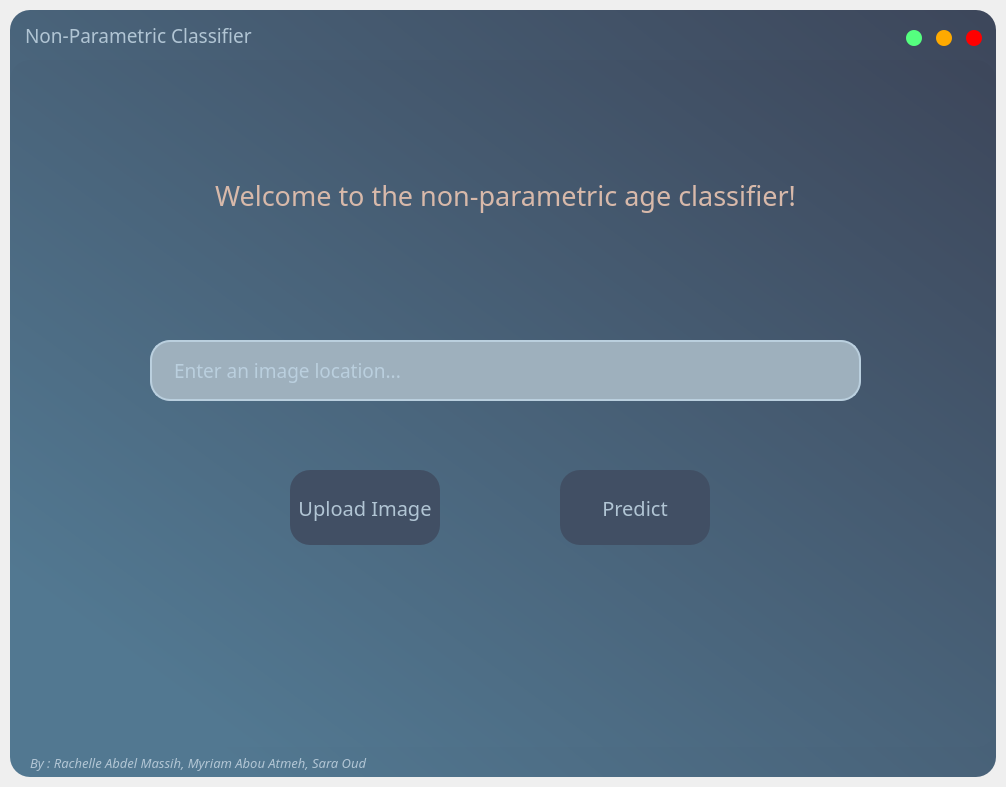
<?xml version="1.0" encoding="UTF-8"?>
<ui version="4.0">
 <class>MainWindow</class>
 <widget class="QMainWindow" name="MainWindow">
  <property name="geometry">
   <rect>
    <x>0</x>
    <y>0</y>
    <width>1006</width>
    <height>787</height>
   </rect>
  </property>
  <property name="windowTitle">
   <string>MainWindow</string>
  </property>
  <widget class="QWidget" name="centralwidget">
   <layout class="QVBoxLayout" name="verticalLayout">
    <property name="spacing">
     <number>0</number>
    </property>
    <property name="leftMargin">
     <number>10</number>
    </property>
    <property name="topMargin">
     <number>10</number>
    </property>
    <property name="rightMargin">
     <number>10</number>
    </property>
    <property name="bottomMargin">
     <number>10</number>
    </property>
    <item>
     <widget class="QFrame" name="drop_shadow_frame">
      <property name="styleSheet">
       <string notr="true">background-color: qlineargradient(spread:pad, x1:0, y1:0.949, x2:1, y2:0, stop:0.0995025 rgba(82, 120, 145, 255), stop:0.985075 rgba(61, 71, 91, 255));
border-radius: 20px;</string>
      </property>
      <property name="frameShape">
       <enum>QFrame::NoFrame</enum>
      </property>
      <property name="frameShadow">
       <enum>QFrame::Raised</enum>
      </property>
      <layout class="QVBoxLayout" name="verticalLayout_2">
       <property name="spacing">
        <number>0</number>
       </property>
       <property name="leftMargin">
        <number>0</number>
       </property>
       <property name="topMargin">
        <number>0</number>
       </property>
       <property name="rightMargin">
        <number>0</number>
       </property>
       <property name="bottomMargin">
        <number>0</number>
       </property>
       <item>
        <widget class="QFrame" name="Title_Bar">
         <property name="maximumSize">
          <size>
           <width>16777215</width>
           <height>50</height>
          </size>
         </property>
         <property name="styleSheet">
          <string notr="true">background-color: none</string>
         </property>
         <property name="frameShape">
          <enum>QFrame::Box</enum>
         </property>
         <property name="frameShadow">
          <enum>QFrame::Raised</enum>
         </property>
         <layout class="QHBoxLayout" name="horizontalLayout">
          <property name="spacing">
           <number>0</number>
          </property>
          <property name="leftMargin">
           <number>0</number>
          </property>
          <property name="topMargin">
           <number>0</number>
          </property>
          <property name="rightMargin">
           <number>0</number>
          </property>
          <property name="bottomMargin">
           <number>0</number>
          </property>
          <item>
           <widget class="QFrame" name="frame_title">
            <property name="font">
             <font>
              <family>Bauhaus 93</family>
              <pointsize>14</pointsize>
             </font>
            </property>
            <property name="styleSheet">
             <string notr="true">color: rgb(177, 197, 212);</string>
            </property>
            <property name="frameShape">
             <enum>QFrame::NoFrame</enum>
            </property>
            <property name="frameShadow">
             <enum>QFrame::Raised</enum>
            </property>
            <layout class="QVBoxLayout" name="verticalLayout_3">
             <property name="spacing">
              <number>0</number>
             </property>
             <property name="leftMargin">
              <number>15</number>
             </property>
             <property name="topMargin">
              <number>0</number>
             </property>
             <property name="rightMargin">
              <number>0</number>
             </property>
             <property name="bottomMargin">
              <number>0</number>
             </property>
             <item>
              <widget class="QLabel" name="label_title">
               <property name="font">
                <font>
                 <family>Bahnschrift SemiLight SemiConde</family>
                 <pointsize>14</pointsize>
                </font>
               </property>
               <property name="text">
                <string>Non-Parametric Classifier</string>
               </property>
              </widget>
             </item>
            </layout>
           </widget>
          </item>
          <item>
           <widget class="QFrame" name="frame_btns">
            <property name="maximumSize">
             <size>
              <width>100</width>
              <height>16777215</height>
             </size>
            </property>
            <property name="frameShape">
             <enum>QFrame::StyledPanel</enum>
            </property>
            <property name="frameShadow">
             <enum>QFrame::Raised</enum>
            </property>
            <widget class="QPushButton" name="btn_maximize">
             <property name="geometry">
              <rect>
               <x>10</x>
               <y>20</y>
               <width>16</width>
               <height>16</height>
              </rect>
             </property>
             <property name="minimumSize">
              <size>
               <width>16</width>
               <height>16</height>
              </size>
             </property>
             <property name="maximumSize">
              <size>
               <width>17</width>
               <height>17</height>
              </size>
             </property>
             <property name="toolTip">
              <string>Maximize</string>
             </property>
             <property name="styleSheet">
              <string notr="true">QPushButton {
border: none;
border-radius: 8px; 
	background-color: rgb(85, 255, 127);
}
QPushButton:hover {
background-color: rgba(85, 255, 127, 150);

}
</string>
             </property>
             <property name="text">
              <string/>
             </property>
            </widget>
            <widget class="QPushButton" name="btn_close">
             <property name="geometry">
              <rect>
               <x>70</x>
               <y>20</y>
               <width>16</width>
               <height>16</height>
              </rect>
             </property>
             <property name="minimumSize">
              <size>
               <width>16</width>
               <height>16</height>
              </size>
             </property>
             <property name="maximumSize">
              <size>
               <width>17</width>
               <height>17</height>
              </size>
             </property>
             <property name="toolTip">
              <string>Close</string>
             </property>
             <property name="styleSheet">
              <string notr="true">QPushButton {
border: none;
border-radius: 8px; 
	
	background-color: rgb(255, 0, 0);
}
QPushButton:hover {
background-color: rgba(255, 0, 0, 150);

}
</string>
             </property>
             <property name="text">
              <string/>
             </property>
            </widget>
            <widget class="QPushButton" name="btn_minimize">
             <property name="geometry">
              <rect>
               <x>40</x>
               <y>20</y>
               <width>16</width>
               <height>16</height>
              </rect>
             </property>
             <property name="minimumSize">
              <size>
               <width>16</width>
               <height>16</height>
              </size>
             </property>
             <property name="maximumSize">
              <size>
               <width>17</width>
               <height>17</height>
              </size>
             </property>
             <property name="toolTip">
              <string>Minimize</string>
             </property>
             <property name="styleSheet">
              <string notr="true">QPushButton {
border: none;
border-radius: 8px; 
	background-color: rgb(255, 170, 0);
}
QPushButton:hover {
background-color: rgba(255, 170, 0, 150);

}
</string>
             </property>
             <property name="text">
              <string/>
             </property>
            </widget>
           </widget>
          </item>
         </layout>
        </widget>
       </item>
       <item>
        <widget class="QFrame" name="Content_Bar">
         <property name="styleSheet">
          <string notr="true"/>
         </property>
         <property name="frameShape">
          <enum>QFrame::Panel</enum>
         </property>
         <property name="frameShadow">
          <enum>QFrame::Raised</enum>
         </property>
         <widget class="QFrame" name="frame">
          <property name="geometry">
           <rect>
            <x>40</x>
            <y>30</y>
            <width>911</width>
            <height>641</height>
           </rect>
          </property>
          <property name="styleSheet">
           <string notr="true">background-color: none;</string>
          </property>
          <property name="frameShape">
           <enum>QFrame::NoFrame</enum>
          </property>
          <property name="frameShadow">
           <enum>QFrame::Raised</enum>
          </property>
          <widget class="QLabel" name="label">
           <property name="geometry">
            <rect>
             <x>10</x>
             <y>70</y>
             <width>891</width>
             <height>71</height>
            </rect>
           </property>
           <property name="font">
            <font>
             <family>Bahnschrift Condensed</family>
             <pointsize>20</pointsize>
            </font>
           </property>
           <property name="styleSheet">
            <string notr="true">QLabel {
color: rgb(216, 185, 170);

}</string>
           </property>
           <property name="text">
            <string>Welcome to the non-parametric age classifier!</string>
           </property>
           <property name="alignment">
            <set>Qt::AlignCenter</set>
           </property>
          </widget>
          <widget class="QPushButton" name="btn_predict">
           <property name="geometry">
            <rect>
             <x>510</x>
             <y>380</y>
             <width>150</width>
             <height>75</height>
            </rect>
           </property>
           <property name="minimumSize">
            <size>
             <width>150</width>
             <height>75</height>
            </size>
           </property>
           <property name="maximumSize">
            <size>
             <width>150</width>
             <height>75</height>
            </size>
           </property>
           <property name="font">
            <font>
             <family>Bahnschrift Condensed</family>
             <pointsize>15</pointsize>
            </font>
           </property>
           <property name="styleSheet">
            <string notr="true">QPushButton {
border: none;
border-radius: 20px; 
	
	
	background-color: rgb(65, 79, 100);
	color: rgb(177, 197, 212);

}
QPushButton:hover {
border: 8px solid rgba(65, 79, 100,150);
}
</string>
           </property>
           <property name="text">
            <string>Predict</string>
           </property>
          </widget>
          <widget class="QLineEdit" name="lineEdit">
           <property name="geometry">
            <rect>
             <x>100</x>
             <y>250</y>
             <width>711</width>
             <height>61</height>
            </rect>
           </property>
           <property name="font">
            <font>
             <family>Bahnschrift Condensed</family>
             <pointsize>14</pointsize>
            </font>
           </property>
           <property name="styleSheet">
            <string notr="true">QLineEdit{
border: 2px solid rgb(186, 207, 222);
background-color: rgb(158, 176, 189);
color: rgb(213, 238, 255);
padding-left: 20px;
padding-right: 20px;
}
QLineEdit:hover {
 border: 2px solid rgb(213, 238, 255);
}
QLineEdit:focus{
 border: 2px solid rgb(213, 238, 255);
background-color: rgb(158, 176, 189);
}

</string>
           </property>
           <property name="text">
            <string/>
           </property>
           <property name="placeholderText">
            <string>Enter an image location...</string>
           </property>
          </widget>
          <widget class="QPushButton" name="btn_uploadimg">
           <property name="geometry">
            <rect>
             <x>240</x>
             <y>380</y>
             <width>150</width>
             <height>75</height>
            </rect>
           </property>
           <property name="minimumSize">
            <size>
             <width>150</width>
             <height>75</height>
            </size>
           </property>
           <property name="maximumSize">
            <size>
             <width>150</width>
             <height>75</height>
            </size>
           </property>
           <property name="font">
            <font>
             <family>Bahnschrift Condensed</family>
             <pointsize>15</pointsize>
            </font>
           </property>
           <property name="styleSheet">
            <string notr="true">QPushButton {
border: none;
border-radius: 20px; 
	
	
	background-color: rgb(65, 79, 100);
	color: rgb(177, 197, 212);

}
QPushButton:hover {
border: 8px solid rgba(65, 79, 100,150);
}
</string>
           </property>
           <property name="text">
            <string>Upload Image</string>
           </property>
          </widget>
         </widget>
        </widget>
       </item>
       <item>
        <widget class="QFrame" name="Credits_Bar">
         <property name="maximumSize">
          <size>
           <width>16777215</width>
           <height>30</height>
          </size>
         </property>
         <property name="styleSheet">
          <string notr="true">background-color: none</string>
         </property>
         <property name="frameShape">
          <enum>QFrame::NoFrame</enum>
         </property>
         <property name="frameShadow">
          <enum>QFrame::Raised</enum>
         </property>
         <layout class="QHBoxLayout" name="horizontalLayout_2">
          <property name="spacing">
           <number>0</number>
          </property>
          <property name="leftMargin">
           <number>0</number>
          </property>
          <property name="topMargin">
           <number>0</number>
          </property>
          <property name="rightMargin">
           <number>0</number>
          </property>
          <property name="bottomMargin">
           <number>0</number>
          </property>
          <item>
           <widget class="QFrame" name="frame_label_credits">
            <property name="frameShape">
             <enum>QFrame::NoFrame</enum>
            </property>
            <property name="frameShadow">
             <enum>QFrame::Raised</enum>
            </property>
            <widget class="QLabel" name="label_credits">
             <property name="geometry">
              <rect>
               <x>20</x>
               <y>0</y>
               <width>451</width>
               <height>31</height>
              </rect>
             </property>
             <property name="font">
              <font>
               <family>Bahnschrift SemiLight Condensed</family>
               <pointsize>10</pointsize>
               <italic>true</italic>
              </font>
             </property>
             <property name="styleSheet">
              <string notr="true">color: rgb(177, 197, 212);</string>
             </property>
             <property name="text">
              <string>By : Rachelle Abdel Massih, Myriam Abou Atmeh, Sara Oud</string>
             </property>
            </widget>
           </widget>
          </item>
          <item>
           <widget class="QFrame" name="frame_grip">
            <property name="maximumSize">
             <size>
              <width>100</width>
              <height>16777215</height>
             </size>
            </property>
            <property name="frameShape">
             <enum>QFrame::NoFrame</enum>
            </property>
            <property name="frameShadow">
             <enum>QFrame::Raised</enum>
            </property>
           </widget>
          </item>
         </layout>
        </widget>
       </item>
      </layout>
     </widget>
    </item>
   </layout>
  </widget>
 </widget>
 <resources/>
 <connections/>
</ui>
